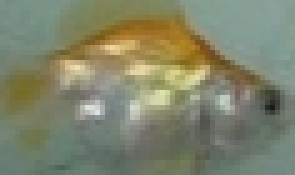
#> input picture template1.bmp, 59 x 35 px, shrunk from 74 x 44 before the run (shown 5 times larger)
$ python 1225.py
#> lines starting #> are read from the running program, lines starting #| are printed output that depends on the picture
import matplotlib.pyplot as plt # plt 用於顯示圖片
import matplotlib.image as mpimg # mpimg 用於讀取圖片
import numpy as np
from PIL import Image, ImageDraw

image_template = mpimg.imread('template1.bmp')
#> image_template is the input picture: shape (35, 59, 3); mean R, G, B 127.8, 132.2, 107
image_template2 = mpimg.imread('template2.bmp')
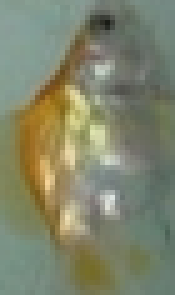
#> input picture template2.bmp, 35 x 59 px, shrunk from 44 x 74 before the run (shown 5 times larger)
#> image_template2 is the input picture: shape (59, 35, 3); mean R, G, B 127.8, 132.2, 107
image_org = mpimg.imread('test image 1.bmp')
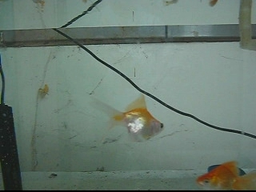
#> input picture test image 1.bmp, 256 x 192 px, shrunk from 320 x 240 before the run
#> image_org is the input picture: shape (192, 256, 3); mean R, G, B 106.2, 123.8, 113.5
org = Image.open('test image 1.bmp')

# [5 lines of commented-out code are left out]


image_template = np.array(image_template)
print(np.shape(image_template))
#| (35, 59, 3)
image_template2 = np.array(image_template2)
image_org = np.array(image_org)
print(image_template.shape)
#| (35, 59, 3)

# image_org = mpimg.imread('C:/Users/user/Desktop/課程/大四上/機器視覺/Final_project/template image.bmp')
# print(image_org)
image_org.flags.writeable = True
image_template.flags.writeable = True

def filter(image,filtersize,filter):
#> called with filtersize = 3, filter = array of shape (3, 3)
    k = 3
    m,n = image.shape[0], image.shape[1]
#> m = 192; n = 256
    # print(m,n,k)
    diameter = int(filtersize/2)
    for row1 in range(diameter,m-diameter,1):
        for column1 in range(diameter,n-diameter,1):
            sum = [0,0,0]
            i = 0
            for row2 in range(row1-diameter,row1+diameter+1,1):
                j=0
                for column2 in range(column1-diameter,column1+diameter+1,1):
                    sum = sum + np.dot(filter[i,j],image[row2,column2])
                    j = j + 1
                i=i+1
            image[row1,column1] = sum
    return image

kernel = np.array([
	        [0.045,0.122,0.045],
	        [0.122,0.332,0.122],
	        [0.045,0.122,0.045]])


# image_org = filter(image_org,3,kernel)
image_org = filter(image_org,3,kernel)

image_template = filter(image_template,3,kernel)

# plt.figure(figsize=(30,10))
# plt.imshow(image_org), plt.axis('off')
#
# plt.show()

def rgb2gray(rgb):
    return np.dot(rgb[..., :3], [0.299, 0.587, 0.114])
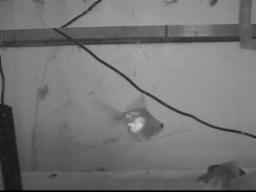
#> returned value: shape (192, 256) float64; min 0, max 206.4, mean 116.6
    # return np.dot(rgb[..., :3], [1, 0, 0])


if len(image_org.shape) == 3:
    gray = rgb2gray(image_org)
    template1 = rgb2gray(image_template)
#> in rgb2gray (call 2), `return np.dot(rgb[..., :3], [0.299, 0.587, 0.114])`:
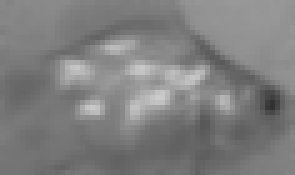
#> returned value: shape (35, 59) float64 (shown 5 times larger); min 49.3, max 203.4, mean 127.4
    template2 = rgb2gray(image_template2)
#> in rgb2gray (call 3), `return np.dot(rgb[..., :3], [0.299, 0.587, 0.114])`:
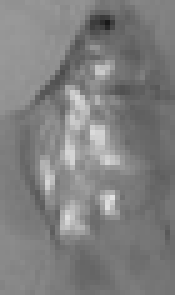
#> returned value: shape (59, 35) float64 (shown 5 times larger); min 25.72, max 226.2, mean 128

# [4 lines of commented-out code are left out]


m,n = np.shape(gray)
#> m = 192; n = 256
#print(m,n)


t,e = np.shape(template1)
#> t = 35; e = 59
#print(t,e)
t2,e2 = np.shape(template2)
#> t2 = 59; e2 = 35

# print(m,n,t,e,t2,e2)

def candicate_position(diatance,window_center):
    position = np.array([[window_center[0]-diatance,window_center[1]-diatance],[window_center[0]-diatance,window_center[1]],[window_center[0]-diatance,window_center[1]+diatance],
                          [window_center[0],window_center[1]-diatance],[window_center[0],window_center[1]],[window_center[0],window_center[1]+diatance],
                          [window_center[0]+diatance,window_center[1]-diatance],[window_center[0]-diatance,window_center[1]],[window_center[0]-diatance,window_center[1]+diatance]])

    return position

def position_image(template,point_i,point_j):
    i,j = np.shape(template)
    if i % 2 == 0:
        size_x = [point_i - i/2, point_i + i / 2]
    else:
        size_x = [point_i - int(i / 2), point_i + 1+ int(i / 2)]
    if j % 2 == 0:
        size_y = [point_j - j / 2, point_j + j / 2]
    else:
        size_y = [point_j - int(j / 2), point_j + 1 + int(j / 2)]
    return size_x,size_y


def SSD(template,image,position):
    i,j = np.shape(template)
    # print(position)
    point_i = position[0]
    point_j = position[1]
    size_x, size_y = position_image(template,point_i,point_j)
    # print(size_x,size_y)
    x=0
    y=0
    ssd =0
    for row1 in range(int(size_x[0]),int(size_x[1])) :
        if i>x:
            for column1 in range(int(size_y[0]),int(size_y[1])) :
                if j>y :
                    ssd = ssd + np.square(image[row1,column1]-template[x,y])
                y = y + 1
        x = x + 1
    return ssd

def three_step_search_SSD(window_center,template):
    # print(window_center)
    # First Step
    position1 = candicate_position(4,window_center)
    # print(position)
    ssd = [0 for i in range(9)]
    for i in range(9):
        ssd[i] = SSD(template,gray,position1[i])
    # print(ssd)
    position_center1 = position1[np.argmin(ssd)]
    # print(position_center1)

    # Second Step
    position2 = candicate_position(2,position_center1)
    # print(position)
    ssd = [0 for i in range(9)]
    for i in range(9):
        ssd[i] = SSD(template,gray,position2[i])
    # print(ssd)
    position_center2 = position2[np.argmin(ssd)]
    # print(position_center2)

    # Third Step
    position3 = candicate_position(1,position_center2)
    # print(position)
    ssd = [0 for i in range(9)]
    for i in range(9):
        ssd[i] = SSD(template,gray,position3[i])
    # print(ssd)
    position_center3 = position3[np.argmin(ssd)]
    # print(position_center3)
    min_ssd = min(ssd)
    min_position = position_center3
    return min_position,min_ssd

def graylevel(image):
    histogram = [0 for i in range(0,256)]
    i,j = np.shape(image)
    for row in range(i):
        for column in range(j):
            id = int(image[row,column])
            histogram[id] = histogram[id] + 1
    return histogram
# print(histogram_template)

def PDF(template,image,position):
    i,j = np.shape(template)
    # print(position)
    point_i = position[0]
    point_j = position[1]
    size_x, size_y = position_image(template,point_i,point_j)
    # print(size_x,size_y)
    histogram = [0 for i in range(0,256)]
    for row1 in range(int(size_x[0]),int(size_x[1])) :
        for column1 in range(int(size_y[0]),int(size_y[1])) :
                id = int(image[row1, column1])
                histogram[id] = histogram[id] + 1
    return histogram

def three_step_search_PDF(window_center,template):
    # First Step
    position1 = candicate_position(4,window_center)
    # print(position)
    Bhattacharyya_coefficient = [0 for i in range(9)]
    for i in range(9):
        histogram_gray = PDF(template,gray,position1[i])
        histogram_template = graylevel(template)
        for m in range(256):
            Bhattacharyya_coefficient[i] = Bhattacharyya_coefficient[i]+(histogram_gray[m]*histogram_template[m])**0.5
    position_center1 = position1[np.argmax(Bhattacharyya_coefficient)]
    # print(position_center1)

    # Second Step
    position2 = candicate_position(2,position_center1)
    Bhattacharyya_coefficient = [0 for i in range(9)]
    for i in range(9):
        histogram_gray = PDF(template, gray, position2[i])
        histogram_template = graylevel(template)
        for m in range(256):
            Bhattacharyya_coefficient[i] = Bhattacharyya_coefficient[i] + (
                        histogram_gray[m] * histogram_template[m]) ** 0.5
    position_center2 = position2[np.argmax(Bhattacharyya_coefficient)]

    # Third Step
    position3 = candicate_position(1,position_center2)
    Bhattacharyya_coefficient = [0 for i in range(9)]
    for i in range(9):
        histogram_gray = PDF(template, gray, position3[i])
        histogram_template = graylevel(template)
        for m in range(256):
            Bhattacharyya_coefficient[i] = Bhattacharyya_coefficient[i] + (
                    histogram_gray[m] * histogram_template[m]) ** 0.5
    position_center3 = position3[np.argmax(Bhattacharyya_coefficient)]
    # print(position_center3)
    max_coefficient = max(Bhattacharyya_coefficient)
    max_position = position_center3
    return max_coefficient,max_position


def window_search(image,template,is_PDF=False,is_SSD=False):
#> called with is_PDF = False, is_SSD = True
    m1,n1 = np.shape(template)
#> m1 = 35; n1 = 59
    m2,n2 = np.shape(image)
#> m2 = 192; n2 = 256
    min_ssd = 0
    min_position = 0
    max_coefficient = 0
    max_position = 0
    for row in range(int(m1/2),int(m2-m1/2)-10,15):
        if row < int(m2-m1/2)-10 :
            for column in range(int(n1/2),int(n2-n1/2)-10,15):
                if column < int(n2-n1/2)-10:
                    if is_SSD == True:
                        # print(row,column)
                        posion,ssd = three_step_search_SSD(window_center=[row,column],template=template)
                        # print(ssd)
                        if ssd < min_ssd or min_ssd == 0 :
                            min_ssd = ssd
                            min_position = posion

                    if is_PDF == True:
                        coefficient, position = three_step_search_PDF(window_center=[row,column],template=template)
                        if coefficient > max_coefficient or max_coefficient == 0 :
                            max_coefficient = coefficient
                            max_position = position
#> this loop made 10 passes
    return min_ssd,min_position,max_coefficient,max_position

# SSD + TSS
ssd,position,void1,void2 = window_search(gray,template1,is_SSD=True)
ssd2,position2,void1,void2 = window_search(gray,template2,is_SSD=True)

# print(ssd,position)
rectangle_x, rectangle_y = position_image(template1,position[0],position[1])
rectangle_x12, rectangle_y12 = position_image(template2,position[0],position[1])

# print(rectangle_x,rectangle_y)

# org =Image.open('template image.bmp')

draw = ImageDraw.Draw(org)
if ssd < ssd2:
    draw.line([(int(rectangle_y[0]),int(rectangle_x[0])),
               (int(rectangle_y[0]),int(rectangle_x[1])),
               (int(rectangle_y[1]),int(rectangle_x[1])),
               (int(rectangle_y[1]),int(rectangle_x[0])),
               (int(rectangle_y[0]),int(rectangle_x[0]))
               ]
               , width=2, fill=(255,0,0))
else:
    draw.line([(int(rectangle_y12[0]),int(rectangle_x12[0])),
               (int(rectangle_y12[0]),int(rectangle_x12[1])),
               (int(rectangle_y12[1]),int(rectangle_x12[1])),
               (int(rectangle_y12[1]),int(rectangle_x12[0])),
               (int(rectangle_y12[0]),int(rectangle_x12[0]))
               ]
           , width=2, fill=(255,255,0))
# draw.line([(int(rectangle_y[0]),int(rectangle_x[0])),
#                (int(rectangle_y[0]),int(rectangle_x[1])),
#                (int(rectangle_y[1]),int(rectangle_x[1])),
#                (int(rectangle_y[1]),int(rectangle_x[0])),
#                (int(rectangle_y[0]),int(rectangle_x[0]))
#                ]
#                , width=2, fill=(255,0,0))
#
# draw.line([(int(rectangle_y12[0]),int(rectangle_x12[0])),
#                (int(rectangle_y12[0]),int(rectangle_x12[1])),
#                (int(rectangle_y12[1]),int(rectangle_x12[1])),
#                (int(rectangle_y12[1]),int(rectangle_x12[0])),
#                (int(rectangle_y12[0]),int(rectangle_x12[0]))
#                ]
#            , width=2, fill=(255,255,0))
org.show()
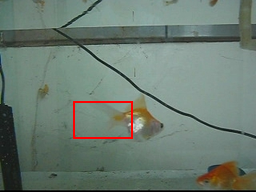
#> shown: PIL image 256x192 RGB; mean R, G, B 107.2, 122.7, 112.5
del draw


# PDF + TSS
void1,void2,max_coefficient,max_position = window_search(gray,template1,is_PDF=True)
void1,void2,max_coefficient2,max_position2 = window_search(gray,template2,is_PDF=True)

# print(ssd,position)
rectangle_x2, rectangle_y2 = position_image(template1,max_position[0],max_position[1])
rectangle_x22, rectangle_y22 = position_image(template2,max_position[0],max_position[1])

# print(rectangle_x,rectangle_y)
# org =Image.open('test image 2.bmp')
# org =Image.open('C:/Users/user/Desktop/課程/大四上/機器視覺/Final_project/template image.bmp')

draw = ImageDraw.Draw(org)
if max_coefficient > max_coefficient2 :
    draw.line([(int(rectangle_y2[0]),int(rectangle_x2[0])),
               (int(rectangle_y2[0]),int(rectangle_x2[1])),
               (int(rectangle_y2[1]),int(rectangle_x2[1])),
               (int(rectangle_y2[1]),int(rectangle_x2[0])),
               (int(rectangle_y2[0]),int(rectangle_x2[0]))
               ]
               , width=2, fill=(255,0,0))
else:
    draw.line([(int(rectangle_y22[0]),int(rectangle_x22[0])),
               (int(rectangle_y22[0]),int(rectangle_x22[1])),
               (int(rectangle_y22[1]),int(rectangle_x22[1])),
               (int(rectangle_y22[1]),int(rectangle_x22[0])),
               (int(rectangle_y22[0]),int(rectangle_x22[0]))
               ]
               , width=2, fill=(255,255,0))

# draw.line([(int(rectangle_y2[0]),int(rectangle_x2[0])),
#                (int(rectangle_y2[0]),int(rectangle_x2[1])),
#                (int(rectangle_y2[1]),int(rectangle_x2[1])),
#                (int(rectangle_y2[1]),int(rectangle_x2[0])),
#                (int(rectangle_y2[0]),int(rectangle_x2[0]))
#                ]
#                , width=2, fill=(255,0,0))
#
# draw.line([(int(rectangle_y22[0]),int(rectangle_x22[0])),
#                (int(rectangle_y22[0]),int(rectangle_x22[1])),
#                (int(rectangle_y22[1]),int(rectangle_x22[1])),
#                (int(rectangle_y22[1]),int(rectangle_x22[0])),
#                (int(rectangle_y22[0]),int(rectangle_x22[0]))
#                ]
#                , width=2, fill=(255,255,0))
org.show()
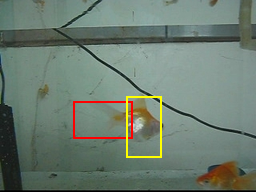
#> shown: PIL image 256x192 RGB; mean R, G, B 108.3, 123.7, 111.6
del draw


# [21 lines of commented-out code are left out]
